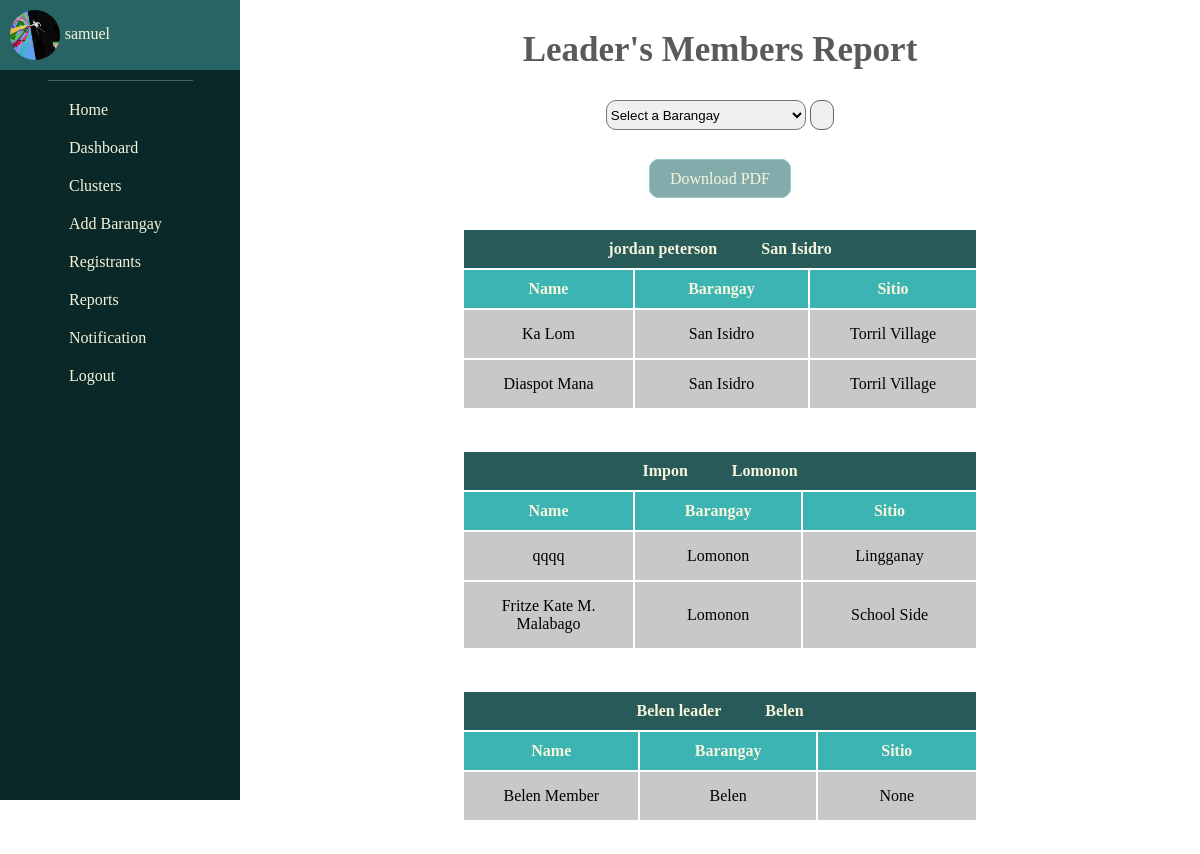
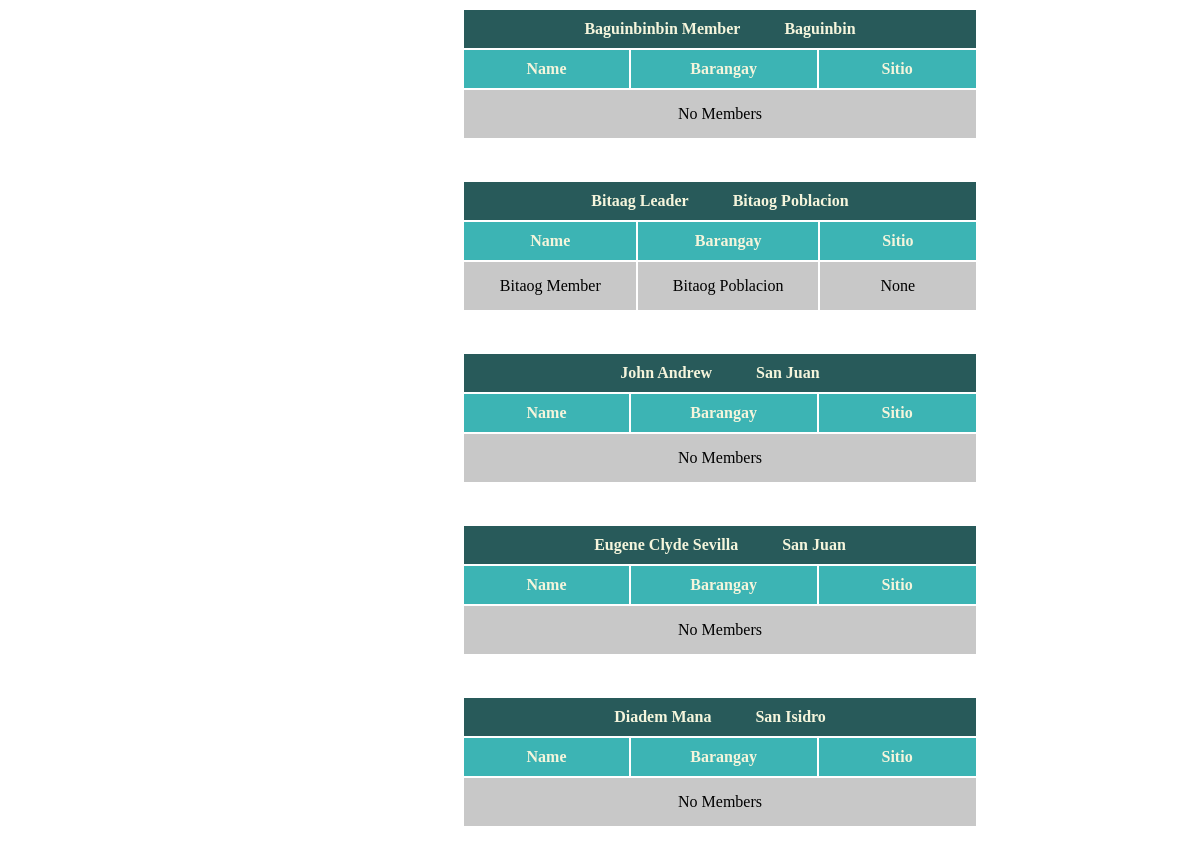
The page /report/cluster/ (signed in) on the database as committed earlier (2 pictures, top to bottom).
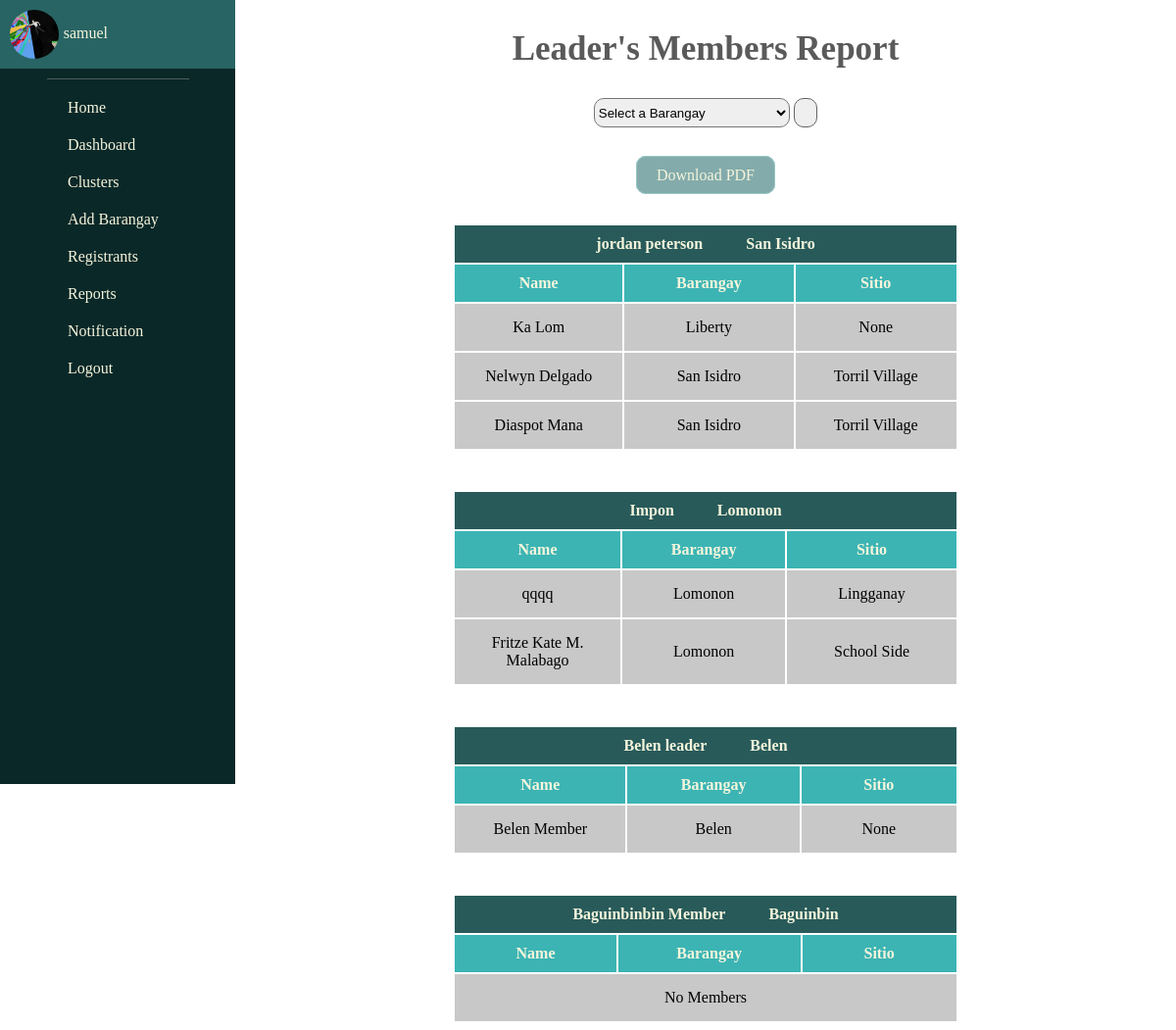
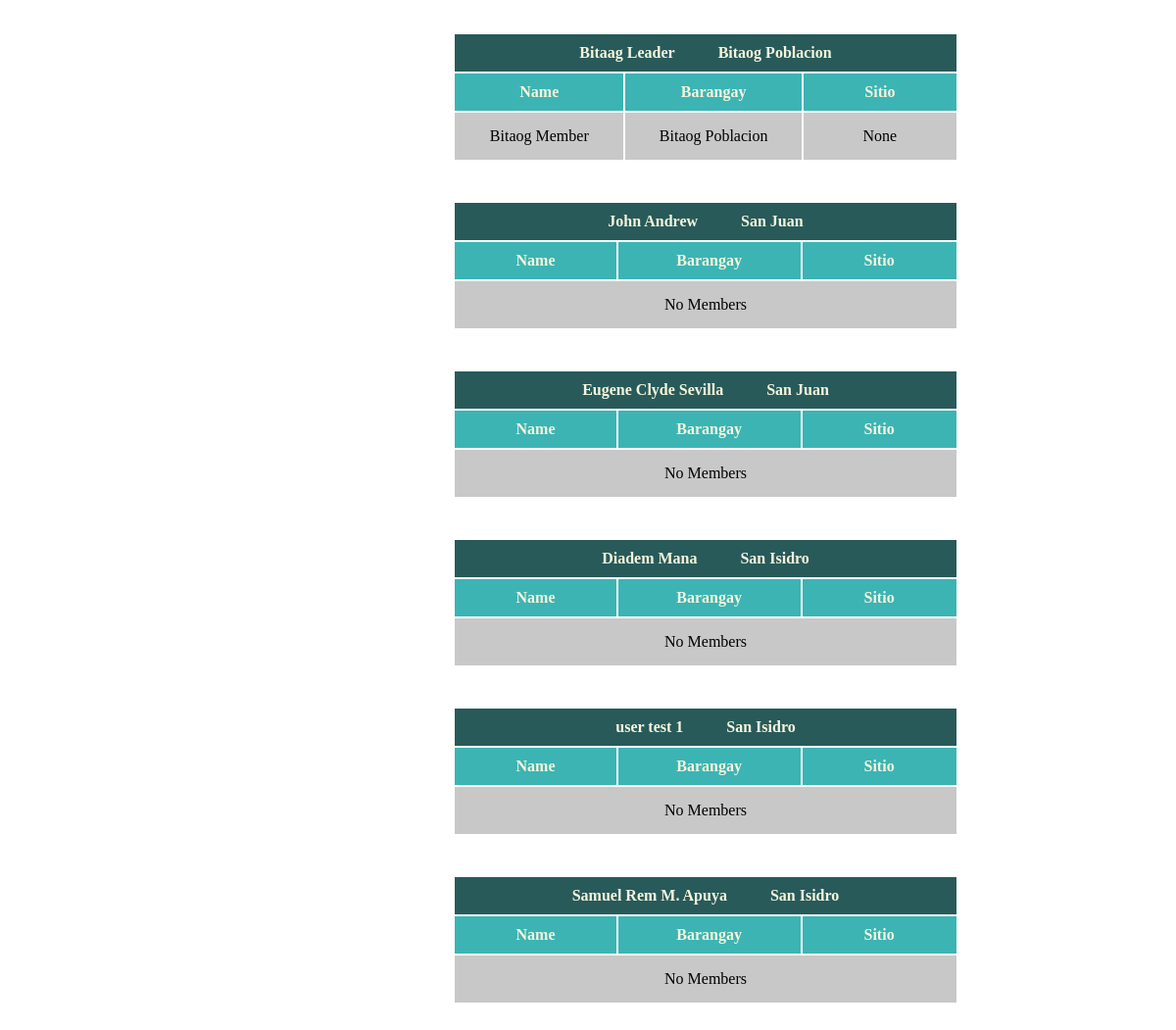
The same page on the database as committed later (2 pictures, top to bottom).
### management/models.py (models this page shows, shortened)
class Cluster(models.Model):
    leader = models.ForeignKey(Leader, related_name='cluster_leader', on_delete=models.CASCADE)
    members = models.ManyToManyField(Member, related_name='cluster_member')

class Leader(models.Model):
    user = models.ForeignKey(User, related_name='leader_user', on_delete=models.CASCADE) # Added for version 2, 2/9/2024
    name = models.CharField(max_length=255)
    gender = models.ForeignKey(Gender, related_name='leader_gender', on_delete=models.CASCADE)
    age = models.IntegerField()
    brgy = models.ForeignKey(Barangay, related_name='leader_brgy', on_delete=models.CASCADE)
    sitio = models.ForeignKey(Sitio, related_name='leader_sitio', on_delete=models.CASCADE, null=True, blank=True)
    date_registered = models.DateTimeField(auto_now_add=True)
    image = models.ImageField(null=True, blank=True, upload_to="images/")

class Barangay(models.Model):
    brgy_name = models.CharField(max_length=255)
    brgy_voter_population = models.IntegerField(blank=True, null=True)
    lat = models.FloatField(blank=True, null=True)
    long = models.FloatField(blank=True, null=True)
    def __str__(self):
        return self.brgy_name
    class Meta:
        ordering = ['brgy_name']

class Member(models.Model):
    user = models.ForeignKey(User, related_name='member_user', on_delete=models.CASCADE) # Added for version 2, 2/9/2024
    name = models.CharField(max_length=255)
    gender = models.ForeignKey(Gender, related_name='member_gender', on_delete=models.CASCADE)
    age = models.IntegerField()
    brgy = models.ForeignKey(Barangay, related_name='member_brgy', on_delete=models.CASCADE)
    sitio = models.ForeignKey(Sitio, related_name='member_sitio', on_delete=models.CASCADE, null=True, blank=True)
    date_registered = models.DateTimeField(auto_now_add=True)
    image = models.ImageField(null=True, blank=True, upload_to="images/")

class Sitio(models.Model):
    name = models.CharField(max_length=255)
    population = models.IntegerField(default=0, blank=True, null=True)
    brgy = models.ForeignKey(Barangay, related_name='brgy_sitio', on_delete=models.CASCADE)
    lat = models.FloatField(blank=True, null=True)
    long = models.FloatField(blank=True, null=True)
    def __str__(self):
        return self.name

### management/views.py (the view)
# urls.py: path('report/cluster/', views.leader_members_report, name='cluster-report'),
def leader_members_report(request):
    request_user = request.user
    logged_user = Individual.objects.get(user__username=request_user)
    cluster = Cluster.objects.all()
    brgys = Barangay.objects.all()
    selected_brgy = request.GET.get('selected-brgy')
    if selected_brgy:  # Check if a date is selected
        cluster_filter = Cluster.objects.filter(leader__brgy=selected_brgy)
        the_brgy = Barangay.objects.get(id=selected_brgy)
    else:
        cluster_filter = []
        the_brgy = None
    return render(request, 'leader_members_report.html', {
        'cluster': cluster,
        'brgys': brgys,
        'cluster_filter': cluster_filter,
        'selected_brgy': selected_brgy,
        'the_brgy': the_brgy,
        'logged_user': logged_user,
    })

### management/templates/leader_members_report.html (shortened to what the changed rows need)
{% extends 'base.html' %}
{% load static %}
{% block content %}
<section class="leader-members-report-utmost-container-section">
    {% if selected_brgy %}
        <div class="leader-members-download-pdf-container-div">
            <a class="leader-members-download-pdf"
               href="{% url 'cluster-filtered-report-pdf' %}?selected-brgy={{ selected_brgy }}">
                Download PDF
            </a>
        </div>
        {% for leader in cluster_filter %}
            <table class="leader-member-report-table">
                <tr class="leader-member-report-table-row">
                    <th class="leader-member-report-table-head" colspan="3">
                        <span class="leader-members-leader-table-head-span">{{ leader.leader.name }}</span>
                        <span class="leader-members-leader-table-head-span">{{ leader.leader.brgy }}</span>
                    </th>
                </tr>
                <tr class="leader-member-report-table-row">
                    <th class="leader-member-report-member-table-head">Name</th>
                    <th class="leader-member-report-member-table-head">Barangay</th>
                    <th class="leader-member-report-member-table-head">Sitio</th>
                </tr>
                {% for member in leader.members.all %}
                    <tr class="leader-member-report-table-row">
                        <td class="leader-member-report-table-data">{{ member.name }}</td>
                        <td class="leader-member-report-table-data">{{ member.brgy }}</td>
                        <td class="leader-member-report-table-data">{{ member.sitio }}</td>
                    </tr>
                {% empty %}
                    <td colspan="3" class="leader-member-report-table-data">No Members</td>
                {% endfor %}
            </table>
        {% empty %}
            <div class="leader-member-report-no-cluster-filtered-div">
                No Cluster for Barangay {{ the_brgy }}
            </div>
        {% endfor %}
    {% else %}
        <div class="leader-members-report-table-container">
            {% for leader in cluster %}
                <table class="leader-member-report-table">
                    <tr class="leader-member-report-table-row">
                        <th class="leader-member-report-table-head" colspan="3">
                            <span class="leader-members-leader-table-head-span">{{ leader.leader.name }}</span>
                            <span class="leader-members-leader-table-head-span">{{ leader.leader.brgy }}</span>
                        </th>
                    </tr>
                    <tr class="leader-member-report-table-row">
                        <th class="leader-member-report-member-table-head">Name</th>
                        <th class="leader-member-report-member-table-head">Barangay</th>
                        <th class="leader-member-report-member-table-head">Sitio</th>
                    </tr>
                    {% for member in leader.members.all %}
                        <tr class="leader-member-report-table-row">
                            <td class="leader-member-report-table-data">{{ member.name }}</td>
                            <td class="leader-member-report-table-data">{{ member.brgy }}</td>
                            <td class="leader-member-report-table-data">{{ member.sitio }}</td>
                        </tr>
                    {% empty %}
                        <td colspan="3" class="leader-member-report-table-data">No Members</td>
                    {% endfor %}
                </table>
            {% endfor %}
        </div>
    {% endif %}
</section>
{% endblock %}

Rows that differ between the two databases and show on the page:
changed Cluster "jordan peterson": gains Member (name "Nelwyn Delgado", brgy "San Isidro", sitio "Torril Village")
changed Member "Ka Lom": brgy "San Isidro" → "Liberty"; sitio "Torril Village" → "None"
added Cluster: leader.name "user test 1", leader.brgy "San Isidro"
added Cluster: leader.name "Samuel Rem M. Apuya", leader.brgy "San Isidro"
